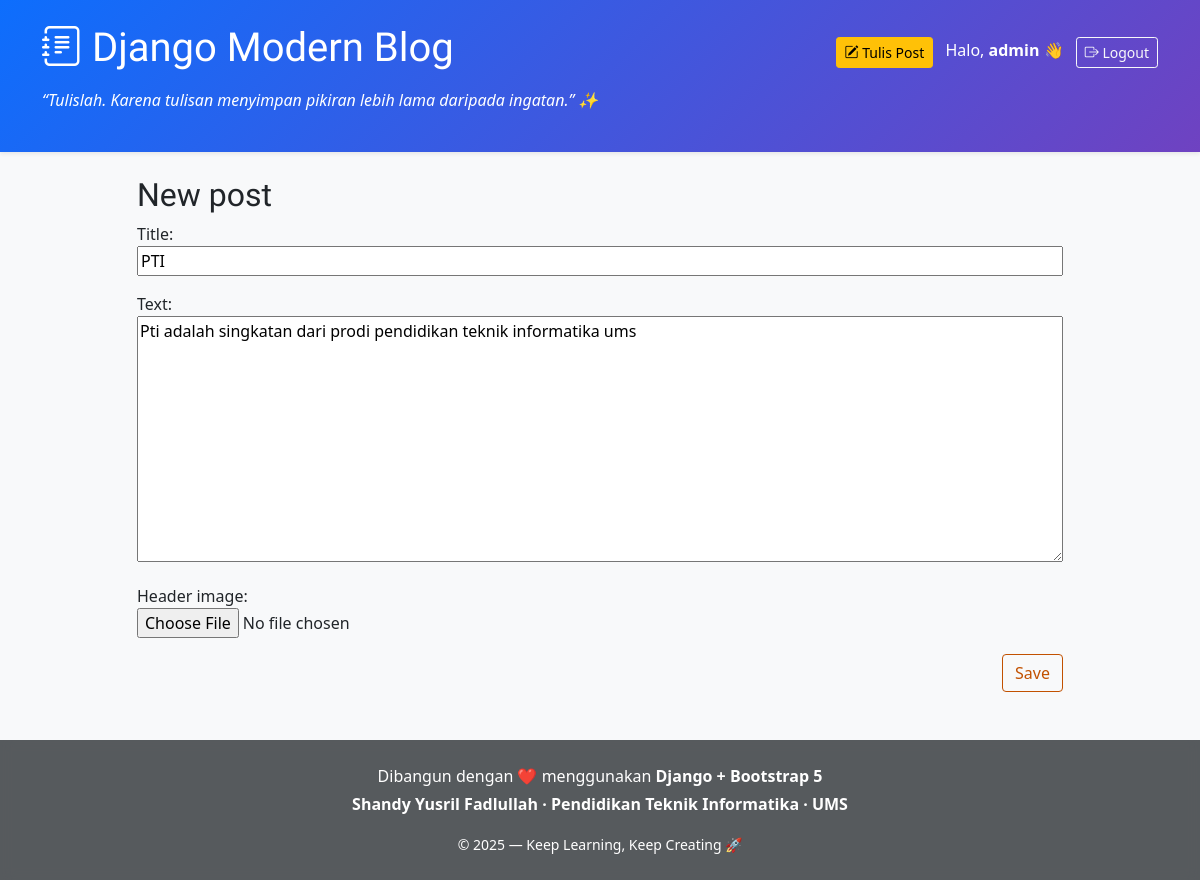
Screenshot of /post/1/edit/ (signed in) with the database file from the repository.
### blog/models.py (models this page shows, shortened)
class Post(models.Model):
    author = models.ForeignKey(settings.AUTH_USER_MODEL, on_delete=models.CASCADE)
    title = models.CharField(max_length=200)
    text = HTMLField()
    created_date = models.DateTimeField(default=timezone.now)
    published_date = models.DateTimeField(blank=True, null=True)
    header_image = models.ImageField(upload_to='post_images/', blank=True, null=True)

### blog/views.py (the view)
# urls.py: path('post/<int:pk>/edit/', views.post_edit, name='post_edit'),
@login_required
def post_edit(request, pk):
    post = get_object_or_404(Post, pk=pk)
    if request.method == "POST":
        form = PostForm(request.POST, instance=post)
        if form.is_valid():
            post = form.save(commit=False)
            post.author = request.user
            post.published_date = timezone.now()
            post.save()
            return redirect('post_detail', pk=post.pk)
    else:
        form = PostForm(instance=post)
    return render(request, 'blog/post_edit.html', {'form': form})

### blog/forms.py
class PostForm(forms.ModelForm):
    class Meta:
        model = Post
        fields = ('title', 'text', 'header_image',) # Tambahkan header_image

### blog/templates/blog/post_edit.html (shortened to what this page needs)
{% extends 'blog/base.html' %}
{% block content %}
    <h2>New post</h2>
    <form method="POST" class="post-form" enctype="multipart/form-data">
        {{ form.as_p }}
        <button type="submit" class="save btn btn-secondary">Save</button>
    </form>
{% endblock %}

### blog/templates/blog/base.html (shortened to what this page needs)
{% load static %}
<!DOCTYPE html>
<html>
<head>
    <link rel="stylesheet" href="https://cdn.jsdelivr.net/npm/bootstrap@5.1.3/dist/css/bootstrap.min.css">
    <link rel="stylesheet" href="https://cdn.jsdelivr.net/npm/bootstrap-icons@1.11.1/font/bootstrap-icons.css">
    <link rel="stylesheet" href="{% static 'css/blog.css' %}">
</head>
<body class="bg-light">
    <header class="py-4 mb-4 shadow-sm fade-in" style="background: linear-gradient(135deg,#0d6efd,#6f42c1);">
        <div class="container text-white">
            <div class="d-flex justify-content-between align-items-center">
                <h1 class="title-anim" style="font-family:Lobster;">
                    <a href="/" class="text-white text-decoration-none">
                        <i class="bi bi-journal-text"></i> Django Modern Blog
                    </a>
                </h1>
                <div>
                    {% if user.is_authenticated %}
                        <a href="{% url 'post_new' %}" class="btn btn-warning btn-sm me-2">
                            <i class="bi bi-pencil-square"></i> Tulis Post
                        </a>
                        <span class="me-2">Halo, <b>{{ user.username }}</b> 👋</span>
                        <a href="{% url 'logout' %}" class="btn btn-outline-light btn-sm">
                            <i class="bi bi-box-arrow-right"></i> Logout
                        </a>
                    {% else %}
                        <a href="{% url 'login' %}" class="btn btn-light btn-sm">
                            <i class="bi bi-box-arrow-in-right"></i> Login
                        </a>
                    {% endif %}
                </div>
            </div>
            <p class="mt-2 fst-italic">
                “Tulislah. Karena tulisan menyimpan pikiran lebih lama daripada ingatan.” ✨
            </p>
        </div>
    </header>
    <main class="container fade-in">
        <div class="row">
            <div class="col-md-10 mx-auto">
                {% block content %}
                {% endblock %}
            </div>
        </div>
    </main>
    <footer class="text-center text-white mt-5 glass-footer">
        <div class="container p-4">
            <p class="mb-1">
                Dibangun dengan ❤️ menggunakan <b>Django + Bootstrap 5</b>
            </p>
            <p class="fw-bold">
                Shandy Yusril Fadlullah · Pendidikan Teknik Informatika · UMS
            </p>
            <small>&copy; 2025 — Keep Learning, Keep Creating 🚀</small>
        </div>
    </footer>
</body>
</html>

### blog/static/css/blog.css (style rules this page uses)
h1, h2, h3, h4 { font-family: 'Lobster', cursive; }
.save { float: right; }
.post-form textarea, .post-form input { width: 100%; }
.btn-secondary, .btn-secondary:visited { color: #C25100; background: none; border-color: #C25100; margin-left: 15px; }

### blog/templates/blog/base.html (style rules this page uses)
.glass-footer { background: rgba(33, 37, 41, 0.75); backdrop-filter: blur(7px); }
.fade-in { animation: fade .8s ease-in-out; }

### rows the page displays
Post: title "PTI", text "Pti adalah singkatan dari prodi pendidikan teknik informatika ums"

### other values shown
{{ user.username }} "admin"
